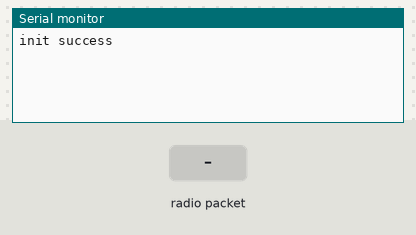
Bench run of a sketch on a simulated Arduino Uno, built with avr-gcc and run on an emulated ATmega328P. On the bench: the last lines printed to the serial monitor. The test bench sets the inputs (shaded band). No radio packets arrive unless stated.

Above: at 1.2 s.
1.3 s: radio packet "1" arrives
At 2.5 s:
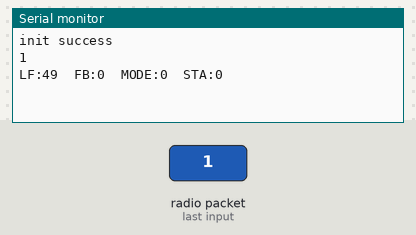
2.8 s: radio packet "0" arrives
At 3.6 s:
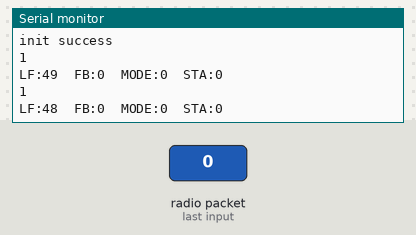
4.3 s: radio packet "2" arrives
At 4.7 s:
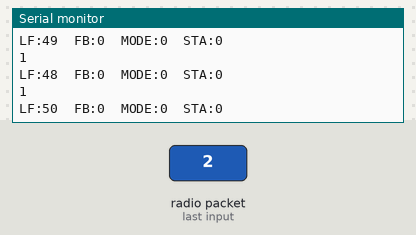

Measured:
- after the input at 1.3 s, the serial monitor: prints a new line at once (image 1)
- after the input at 2.8 s, the serial monitor: prints a new line at once (image 2)
- after the input at 4.3 s, the serial monitor: prints a new line at once (image 3)

The sketch:

Biconnection.ino
```cpp
/*
	Name:       bicommunication.ino
	Created:	2021/12/4 23:35:24
	Author:     LAPTOP-MR5CQQ9V\LJR
*/

// Define User Types below here or use a .h file
//
#include <SPI.h>
#include "RF24.h"
#include <MsTimer2.h>

// Define Function Prototypes that use User Types below here or use a .h file
//
#define RF24_CHANNAL_TX		100
#define MODE 2

//typedef
typedef struct
{
	struct
	{
		int left_right;
		int forw_back;
		uint8_t sta;//run: 1 || stop :0
		uint8_t mode;//circles: 1|| moving turn:0;
	}remote_tx;
	struct
	{
		int cur_speed;
		int cur_dir;
		uint8_t cur_state;
	}car_tx;
}information;

void transform(void);

//global variable
RF24 rf24(9, 10);
const byte address[][6] = { "1NODE", "2NODE" };
information info;
const byte pipe = 1;

long unsigned int global_time = 0;
volatile long unsigned int time_limit_tmp = 0;

// The setup() function runs once each time the micro-controller starts
void setup()
{
	rf24.begin();
  rf24.setChannel(RF24_CHANNAL_TX);
#if (MODE==1)
	rf24.openWritingPipe(address[0]); // 00002
	rf24.openReadingPipe(pipe, address[1]); // 00001

#elif (MODE==2)
  rf24.openWritingPipe(address[1]); // 00002
  rf24.openReadingPipe(pipe, address[0]); // 00001
#endif
	rf24.setPALevel(RF24_PA_MAX);
	Serial.begin(9600);

	MsTimer2::set(10, Timer2ISR);
	Serial.println("init success");
	MsTimer2::start();
}

void Timer2ISR(void)
{
	global_time++;
}

// Add the main program code into the continuous loop() function
void loop()
{
#if (MODE==1)

info.remote_tx.left_right = 70;
info.remote_tx.forw_back = 230;
info.remote_tx.sta = 1;
info.remote_tx.mode = 0;


	transform();
  delay(100);
#elif (MODE==2)

info.car_tx.cur_speed = 70;
info.car_tx.cur_dir = 1;
info.car_tx.cur_state = 0;

	transform();

#endif

}


void transform(void)
{
#if (MODE==1)
	//rf24.stopListening();
	//rf24.write(&(info.remote_tx), (uint8_t)sizeof(info.remote_tx));
	send((uint8_t*)&(info.remote_tx), (uint8_t)sizeof(info.remote_tx));

	receive((uint8_t*)&(info.car_tx), (uint8_t)sizeof(info.car_tx), 2);

  print_data_2();


	//rf24.startListening();
	//time_limit_tmp = global_time;
	//while ((global_time - time_limit_tmp) <= 2)
	//{
	//	if (rf24.available(&pipe))
	//	{
	//		rf24.read((uint8_t*)&(info.car_tx), (uint8_t)sizeof(info.car_tx));
	//		break;
	//	}
	//}
	//rf24.stopListening();

#elif (MODE==2)
	//rf24.startListening();
	//delay(1);
	//rf24.read((uint8_t*)&(info.car_tx), (uint8_t)sizeof(info.car_tx));
	//rf24.stopListening();
	//rf24.write(&(info.remote_tx), (uint8_t)sizeof(info.remote_tx));

	if (receive((uint8_t*)&(info.remote_tx), (uint8_t)sizeof(info.remote_tx), 3))
	{
    delay(1);
		send((uint8_t*)&(info.car_tx), (uint8_t)sizeof(info.car_tx));
    print_data();
	}
#endif
}

bool receive_num(void* data, uint8_t size1, uint8_t maxnum)
{
	bool st = false;
  rf24.startListening();
	while (maxnum)
	{
		if (rf24.available(&pipe))
		{
			rf24.read((uint8_t*)data, size1);
			st = true;
			break;
		}
		maxnum--;
	}
	rf24.stopListening();
	return st;
}

bool receive(void* data, uint8_t size1, uint8_t timelimit)
{
	bool st = false;
	rf24.startListening();
	//delay(1);
	//time_limit_tmp = global_time;
	//while ((global_time - time_limit_tmp) <= timelimit)
	{
		if (rf24.available(&pipe))
		{
			rf24.read((uint8_t*)data, size1);
			st = true;
			//break;

		}
	}
	//rf24.stopListening();
	return st;
}


void send(void* data, uint8_t size1)
{
  rf24.stopListening();
  delay(1);
	bool send_tmp = rf24.write((uint8_t*)data, (uint8_t)size1);
  Serial.println(send_tmp);
  rf24.startListening();
}

void print_data()
{
  Serial.print("LF:");
  Serial.print(info.remote_tx.left_right);
  Serial.print("\tFB:");
  Serial.print(info.remote_tx.forw_back);
  Serial.print("\tMODE:");
  Serial.print(info.remote_tx.sta);
  Serial.print("\tSTA:");
  Serial.print(info.remote_tx.mode);
  Serial.print("\n");
}

void print_data_2()
{
  Serial.print("cur_speed:");
  Serial.print(info.car_tx.cur_speed);
  Serial.print("\tcur_dir:");
  Serial.print(info.car_tx.cur_dir);
  Serial.print("\tcur_state:");
  Serial.print(info.car_tx.cur_state);
  Serial.print("\n");
}

/*
void transform(void)
{
#if (MODE==1)
	rf24.stopListening();
	rf24.write(&(info.remote_tx), (uint8_t)sizeof(info.remote_tx));
	rf24.startListening();
	delay(1);
	rf24.read((uint8_t*)&(info.car_tx), (uint8_t)sizeof(info.car_tx));
	rf24.stopListening();

#elif (MODE==2)
	rf24.startListening();
	delay(1);
	rf24.read((uint8_t*)&(info.car_tx), (uint8_t)sizeof(info.car_tx));
	rf24.stopListening();
	rf24.write(&(info.remote_tx), (uint8_t)sizeof(info.remote_tx));
#endif
}*/
```
